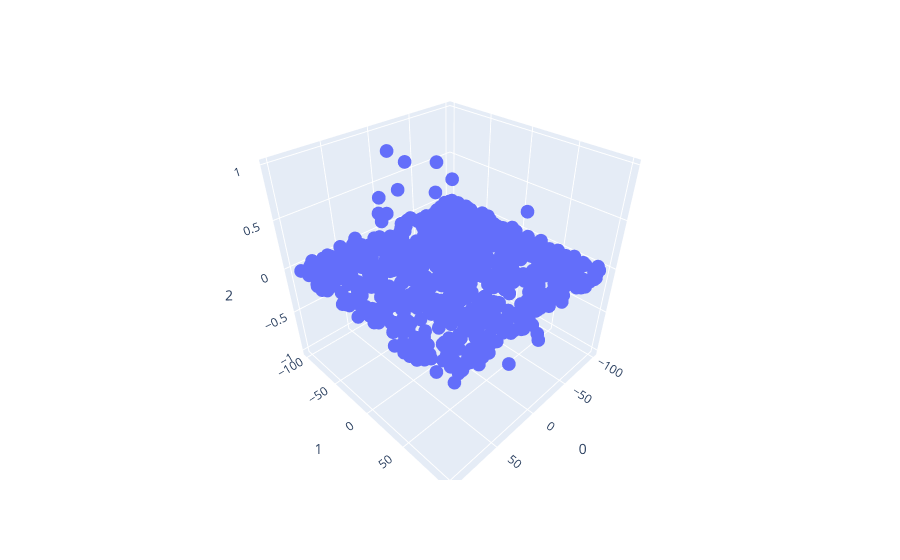

Source (notebook cell):
### Code cell
rand = np.random.default_rng(42)


a = -100
b = 100
n = 1000

#Our target function f
def f(x,y):
    return x**2+y**2

def g(x,y):
    return np.sqrt(abs(1-x**2-y**2))

def h(x,y):
    return 1/(1+25*x**2)

def i(x,y):
    return np.sin(1/x)


xcoords = rand.uniform(low=a,high=b,size=(n,1))
ycoords = rand.uniform(low=a,high=b,size=(n,1))

zcoords = f(xcoords,ycoords)

dataset = np.concatenate((xcoords,ycoords,zcoords),axis=1)

#formatting coords for input
TestTrainSplit = 0.8
batches = 5
SplitIndex = int(TestTrainSplit*n)
TrainData  = dataset[:SplitIndex]
TestData = dataset[SplitIndex:]

noise = rand.normal(loc=0,scale=1,size=(SplitIndex,1))
TrainData[:,-1] = (TrainData[:,-1].reshape(SplitIndex,1) + noise).reshape(SplitIndex)


#scaling the dataset
mean = np.mean(TrainData,0)
SD = np.std(TrainData,0)

ScaledTrainData = (TrainData - mean)/SD

TrainDataBatches = np.split(TrainData,batches)

#Simple scatter plot for visualisation
fig = px.scatter_3d(TrainData,x=0,y=1,z=2)
fig.show()

### Figure 1 — Plotly figure (JSON) as saved in the notebook; plotly's stock layout.template omitted (floating-point values rounded to 4 significant figures; data arrays with more than 128 entries replaced by an {"elided": "..."} marker saying what was removed)
{"data": [{"hovertemplate": "0=%{x}<br>1=%{y}<br>2=%{z}<extra></extra>", "legendgroup": "", "marker": {"color": "#636efa", "symbol": "circle"}, "mode": "markers", "name": "", "scene": "scene", "showlegend": false, "type": "scatter3d", "x": {"elided": "800 float values"}, "y": {"elided": "800 float values"}, "z": {"elided": "800 float values"}}], "layout": {"legend": {"tracegroupgap": 0}, "margin": {"t": 60}, "scene": {"domain": {"x": [0, 1], "y": [0, 1]}, "xaxis": {"title": {"text": "0"}}, "yaxis": {"title": {"text": "1"}}, "zaxis": {"title": {"text": "2"}}}}}
